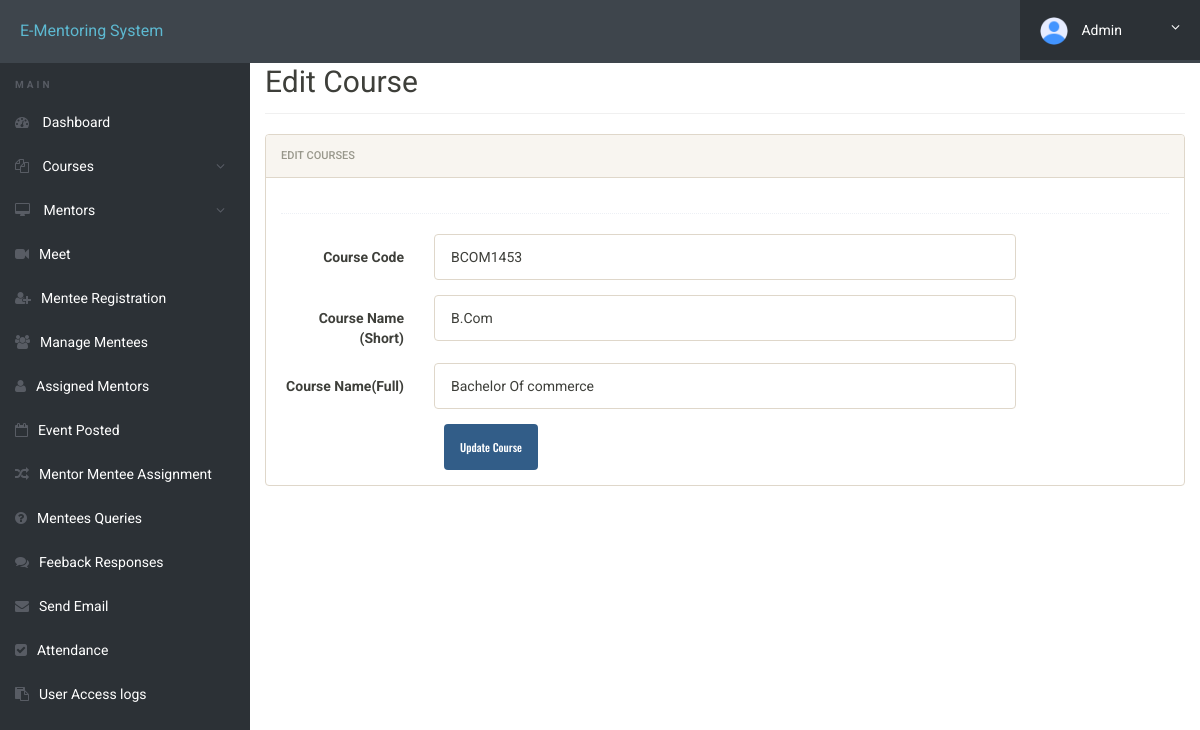
The app's page /admin/edit-course.php?id=2 (signed in) with its own data.
### tables this page shows
CREATE TABLE `courses` (
  `id` int(11) NOT NULL,
  `course_code` varchar(255) NOT NULL,
  `course_sn` varchar(255) NOT NULL,
  `course_fn` varchar(255) NOT NULL,
  `posting_date` timestamp NOT NULL DEFAULT current_timestamp()
);

### admin/edit-course.php (the view, shortened to what this page needs)
<!doctype html>
<html lang="en" class="no-js">
<head>
	<link rel="stylesheet" href="css/font-awesome.min.css">
	<link rel="stylesheet" href="css/bootstrap.min.css">
	<link rel="stylesheet" href="css/dataTables.bootstrap.min.css">>
	<link rel="stylesheet" href="css/bootstrap-social.css">
	<link rel="stylesheet" href="css/bootstrap-select.css">
	<link rel="stylesheet" href="css/fileinput.min.css">
	<link rel="stylesheet" href="css/awesome-bootstrap-checkbox.css">
	<link rel="stylesheet" href="css/style.css">
</head>
<body>
	<?php include('includes/header.php');?>
	<div class="ts-main-content">
		<?php include('includes/sidebar.php');?>
		<div class="content-wrapper">
			<div class="container-fluid">
				<div class="row">
					<div class="col-md-12">
						<h2 class="page-title">Edit Course </h2>
						<div class="row">
							<div class="col-md-12">
								<div class="panel panel-default">
									<div class="panel-heading">Edit courses</div>
									<div class="panel-body">
										<form method="post" class="form-horizontal">
												<?php
												$id=$_GET['id'];
	$ret="select * from courses where id=?";
		$stmt= $mysqli->prepare($ret) ;
	 $stmt->bind_param('i',$id);
	 $stmt->execute() ;
	 $res=$stmt->get_result();
	   while($row=$res->fetch_object())
	  {
	  	?>
						<div class="hr-dashed"></div>
						<div class="form-group">
						<label class="col-sm-2 control-label">Course Code </label>
					<div class="col-sm-8">
					<input type="text"  name="cc" value="<?php echo $row->course_code;?>"  class="form-control"> </div>
					</div>
				 <div class="form-group">
				<label class="col-sm-2 control-label">Course Name (Short)</label>
		<div class="col-sm-8">
	<input type="text" class="form-control" name="cns" id="cns" value="<?php echo $row->course_sn;?>" required="required">
						 </div>
						</div>
<div class="form-group">
									<label class="col-sm-2 control-label">Course Name(Full)</label>
									<div class="col-sm-8">
									<input type="text" class="form-control" name="cnf" value="<?php echo $row->course_fn;?>" >
												</div>
											</div>
<?php } ?>
												<div class="col-sm-8 col-sm-offset-2">
													<input class="btn btn-primary" type="submit" name="submit" value="Update Course">
												</div>
											</div>
									</div>
								</div>
							</div>
							</div>
						</div>
					</div>
				</div>
			</div>
</body>
</html>

### admin/css/style.css (style rules this page uses)
html { font-size: 14px; }
@media only screen and (min-width: 480px) { html { font-size: 17px; } }
@media only screen and (min-width: 768px) { html { font-size: 14px; } }
body { font-size: 1em; }
.btn { font-family: 'Oswald', sans-serif; }
.hr-dashed { background-color: transparent; border-top: 1px dotted #edf0f5; color: transparent; height: 1px; margin: 20px 0; }
.panel { overflow: hidden; }
.btn { text-transform: none; }
.page-title { padding-bottom: 15px; margin-bottom: 20px; border-bottom: 1px solid #f0f0f0; }
.ts-main-content .content-wrapper { padding-top: 15px; margin-top: 10px; }
@media only screen and (min-width: 992px) { .ts-main-content .content-wrapper { margin-left: 250px; } }

### records on screen
courses: cc "BCOM1453", cns "B.Com", cnf "Bachelor Of commerce"
